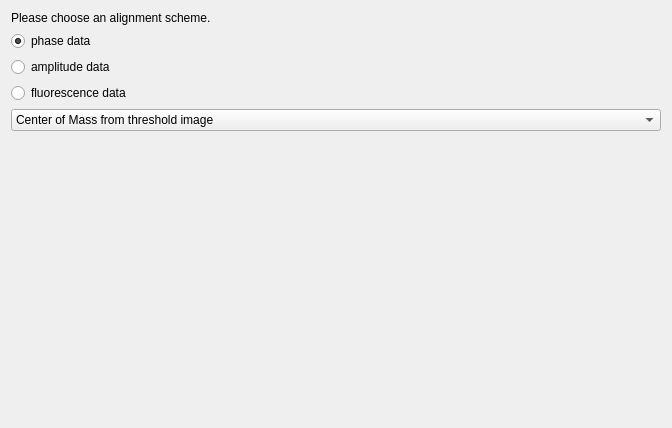
<?xml version="1.0" encoding="UTF-8"?>
<ui version="4.0">
 <class>WizardPage</class>
 <widget class="QWizardPage" name="WizardPage">
  <property name="geometry">
   <rect>
    <x>0</x>
    <y>0</y>
    <width>672</width>
    <height>428</height>
   </rect>
  </property>
  <property name="windowTitle">
   <string>WizardPage</string>
  </property>
  <layout class="QVBoxLayout" name="verticalLayout">
   <item>
    <widget class="QLabel" name="label">
     <property name="text">
      <string>Please choose an alignment scheme.</string>
     </property>
    </widget>
   </item>
   <item>
    <widget class="QRadioButton" name="radioButton_pha">
     <property name="text">
      <string>phase data</string>
     </property>
     <property name="checked">
      <bool>true</bool>
     </property>
    </widget>
   </item>
   <item>
    <widget class="QRadioButton" name="radioButton_amp">
     <property name="text">
      <string>amplitude data</string>
     </property>
    </widget>
   </item>
   <item>
    <widget class="QRadioButton" name="radioButton_fl">
     <property name="text">
      <string>fluorescence data</string>
     </property>
    </widget>
   </item>
   <item>
    <widget class="QComboBox" name="comboBox">
     <item>
      <property name="text">
       <string>Center of Mass from threshold image</string>
      </property>
     </item>
    </widget>
   </item>
   <item>
    <spacer name="verticalSpacer">
     <property name="orientation">
      <enum>Qt::Vertical</enum>
     </property>
     <property name="sizeHint" stdset="0">
      <size>
       <width>20</width>
       <height>40</height>
      </size>
     </property>
    </spacer>
   </item>
  </layout>
 </widget>
 <resources/>
 <connections/>
</ui>
